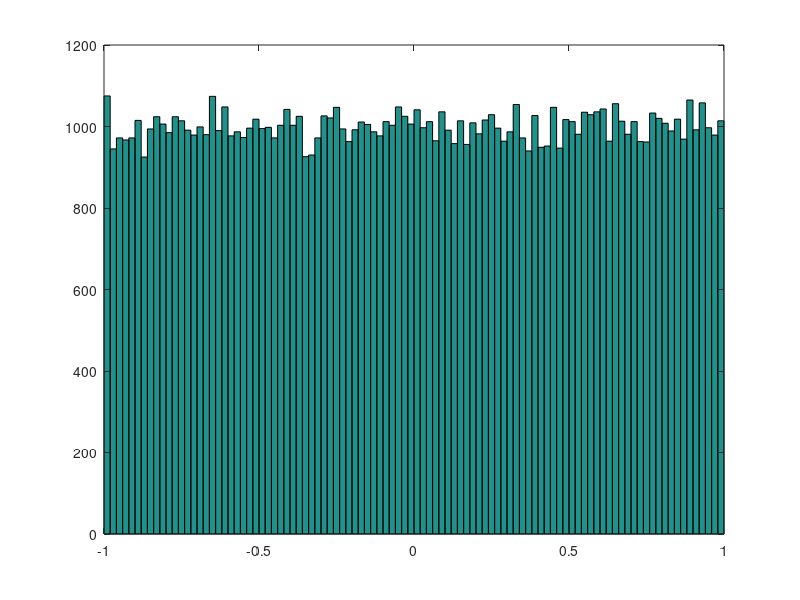

Write the MATLAB code that produced this figure.
clear
clc


% a)
values = rand(1, 10000) * 2 - 1;
hist(values, 100)
values = rand(1, 100000) * 2 - 1;
hist(values, 100)

% b)
% values = normrnd(5, 3, 1, 10000);
% histfit(values, 100);
% values = normrnd(5, 3, 1, 100000);
% histfit(values, 100);

% c)
% x = normrnd(2, 5, 1, 10000);
% y = normrnd(3, 1, 1, 10000);
% scatter(x, y);
% x = normrnd(2, 5, 1, 100000);
% y = normrnd(3, 1, 1, 100000);
% scatter(x, y);